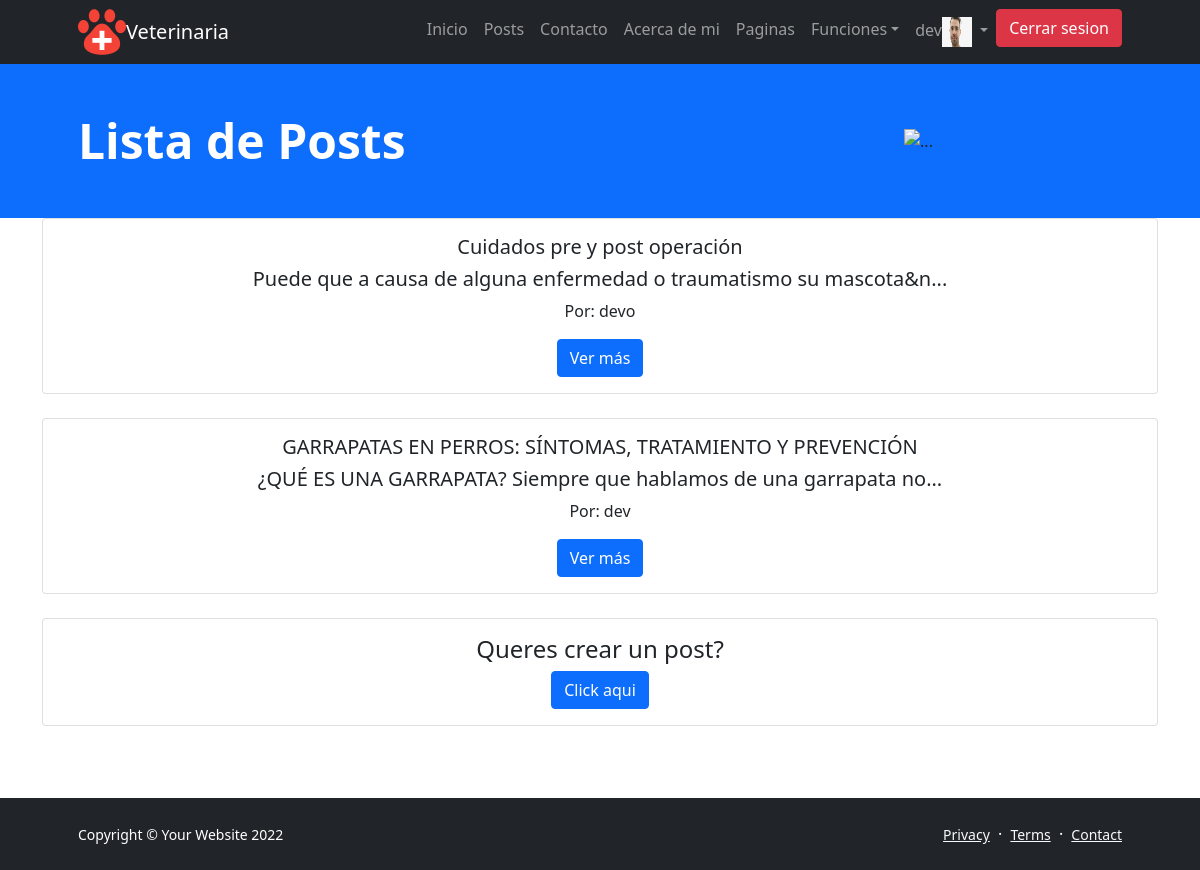
The page /posts/ (signed in) on the database its author committed.
### veterinaria/models.py (models this page shows, shortened)
class Post(models.Model):
    titulo=models.CharField(max_length=200)
    contenido=RichTextField(blank=True,null=True)
    autor=models.ForeignKey(User,on_delete=models.CASCADE)
    fecha_creacion=models.DateField(auto_now=datetime.now())
    class Meta:
        ordering=['-pk']

### veterinaria/views.py (the view)
# urls.py: path('posts/',Postview.as_view(),name='posts'),
class Postview(ListView):
    model=Post
    template_name='veterinaria/posts/post-list.html'
    def get_context_data(self, **kwargs):
        context = super().get_context_data(**kwargs)
        context.update({
            'titulo':'Lista de Posts',
            'imagen': avatar(self.request)
        })
        return context

### usuario/views.py (called while the page is built)
@login_required
def avatar(request):
    if request.user.username:
        avatar = Avatar.objects.filter(user = request.user)
        if len(avatar) > 0:
            imagen = avatar[0].imagen.url
        else:
            imagen = '/media/avatar/predeterminada.png'
    else:
        imagen = '/media/avatar/predeterminada.png'
    return (imagen)

### veterinaria/templates/veterinaria/posts/post-list.html (shortened to what this page needs)
{% extends "veterinaria/padre.html"%}
{% block main_content %}
<center>
  {% for post in object_list %}
<div class="container">
    <div class="row">
        <div class="col-sm-12">
          <div class="card">
            <div class="card-body">
              <h5 class="card-title">{{post.titulo|safe}}</h5>
              <h5 class="card-text"> {{post.contenido|safe|striptags|slice:':80'}}...</h5>
              <p class="card-text">Por: {{post.autor}}</p>
              <a href="{% url 'post_detalle' post.pk %}" class="btn btn-primary">Ver más</a>
            </div>
          </div>
        </div>
    </div>
    <br/>
</div>
  {% endfor %}
  <div class="container">
    <div class="row">
        <div class="col-sm-12">
          <div class="card">
            <div class="card-body">
              <h4>Queres crear un post?</h4>
              <a href="{% url 'crear_post' %}" class=" btn btn-primary">Click aqui</a>
            </div>
          </div>
        </div>
      </div>
    </div>
<br><br><br>
</center>
  {% endblock %}

### veterinaria/templates/veterinaria/padre.html (shortened to what this page needs)
<!DOCTYPE html>
<html lang="en">
    <head>
        {% load static  %}
        <link href="https://cdn.jsdelivr.net/npm/bootstrap-icons@1.5.0/font/bootstrap-icons.css" rel="stylesheet" />
        <link href="{% static 'veterinaria/css/styles.css'%}" rel="stylesheet" />
    </head>
    <body class="d-flex flex-column h-100">
        <main class="flex-shrink-0">
            <nav class="navbar navbar-expand-lg navbar-dark bg-dark">
                <div class="container px-5">
                    <img src="{%static 'veterinaria/assets/icons8-veterinarian-48.png'%}" alt=""><a class="navbar-brand" mx-8  href="{% url 'index' %}" >Veterinaria</a>
                    <div class="collapse navbar-collapse" id="navbarSupportedContent">
                        <ul class="navbar-nav ms-auto mb-2 mb-lg-0">
                            <li class="nav-item"><a class="nav-link" href="{% url 'index' %}">Inicio</a></li>
                            <li class="nav-item"><a class="nav-link" href="{% url 'posts' %}">Posts</a></li>
                            <li class="nav-item"><a class="nav-link" href="{% url 'contacto' %}">Contacto</a></li>
                            <li class="nav-item"><a class="nav-link" href="{% url 'about' %}">Acerca de mi</a></li>
                            <li class="nav-item"><a class="nav-link" href="{% url 'pages' %}">Paginas</a></li>
                            <li class="nav-item dropdown">
                                <a class="nav-link dropdown-toggle" href="#" id="navbarScrollingDropdown" role="button" data-bs-toggle="dropdown" aria-expanded="false">Funciones</a>
                            <li class="nav-item">
                                {% if not request.user.is_authenticated %}
                                    <a class="btn btn-primary" href="{% url 'login' %}">Iniciar sesion</a>
                                {% else %}
                                <li class="nav-item dropdown">
                                    <a class="nav-link dropdown-toggle" href="#" id="navbarScrollingDropdown" role="button" data-bs-toggle="dropdown" aria-expanded="false">
                                      {{request.user.username}}{% if imagen %}<img src = "{{imagen}}"width="30" height="30" />{% endif %}
                                    </a>
                                <li><a class="btn btn-danger" href="{% url 'logout' %}">Cerrar sesion</a></li>
                                {% endif %}
                            </li>
                        </ul>
                    </div>
                </div>
            </nav>
            {% block content %}
            <header class="bg-primary ">
                <div class="container px-5">
                    <div class="row gx-5 align-items-center justify-content-center">
                        <div class="col-lg-8 col-xl-7 col-xxl-6">
                            <div class="my-5 text-center text-xl-start">
                                <h1 class="display-5 fw-bolder text-white mb-2">{{titulo}}</h1>
                            </div>
                        </div>
                        <div class="col-xl-5 col-xxxl-4 d-none d-xl-block text-center"><img class="img-fluid - my-4 mx-auto" src="https://img.lalr.co/cms/2019/09/11090627/102438524_xl1.jpg" alt="..." /></div>
                    </div>
                </div>
            </header>
           {%block main_content%}  {% endblock main_content %}
        <footer class="bg-dark py-4 mt-auto">
            <div class="container px-5">
                <div class="row align-items-center justify-content-between flex-column flex-sm-row">
                    <div class="col-auto"><div class="small m-0 text-white">Copyright &copy; Your Website 2022</div></div>
                    <div class="col-auto">
                        <a class="link-light small" href="{%url 'notemplate'%}">Privacy</a>
                        <span class="text-white mx-1">&middot;</span>
                        <a class="link-light small" href="{%url 'notemplate'%}">Terms</a>
                        <span class="text-white mx-1">&middot;</span>
                        <a class="link-light small" href="{%url 'contacto'%}">Contact</a>
                    </div>
                </div>
            </div>
        </footer>
         {% endblock content %}
    </body>
</html>

### rows shown on the page
Post: titulo "Cuidados pre y post operación", contenido "Puede que a causa de alguna enfermedad o traumatismo su mascota&n", autor "devo"
Post: titulo "GARRAPATAS EN PERROS: SÍNTOMAS, TRATAMIENTO Y PREVENCIÓN", contenido "¿QUÉ ES UNA GARRAPATA? Siempre que hablamos de una garrapata no", autor "dev"

### other values the page prints
{{ request.user.username }} "dev"
{{ titulo }} "Lista de Posts"
